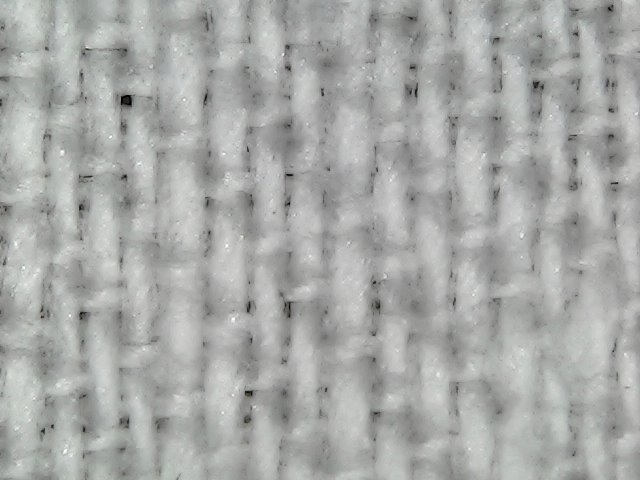
%> input picture INTERT/1.jpg, 640 x 480 px
$ octave Inter.m   (GNU Octave 9; MATLAB toolbox functions it lacks are replaced by stand-ins)
%> lines starting %> are read from the running program, lines starting %| are printed output that depends on the picture; in (x1, y1, x2, y2) boxes, pixels count from 0 and x2, y2 are one past the last pixel; in counts of white or black regions, pixels touching at a corner belong together; the program's own positions count from 1
close all;
I= imread('INTERT/1.jpg');
%> I is the input picture: size 480x640x3 uint8; mean R, G, B 168.3, 169.9, 167.8
imshow(I);
Igry = rgb2gray(I);

J = histeq(Igry);
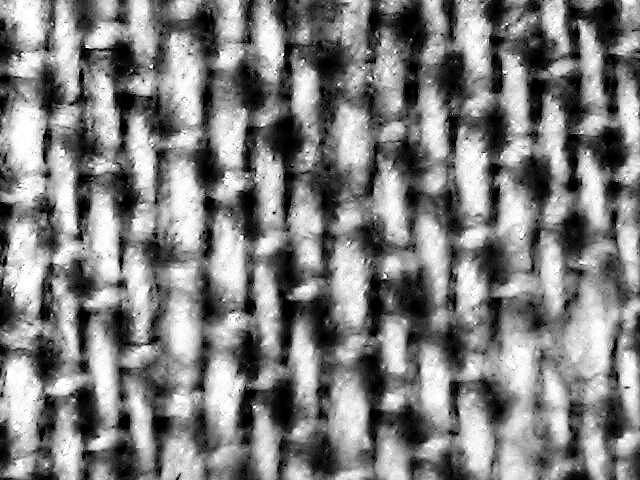
%> J: size 480x640 uint8; min 0, max 255, mean 127.4
figure, imshow(J);
BW = imbinarize(J);
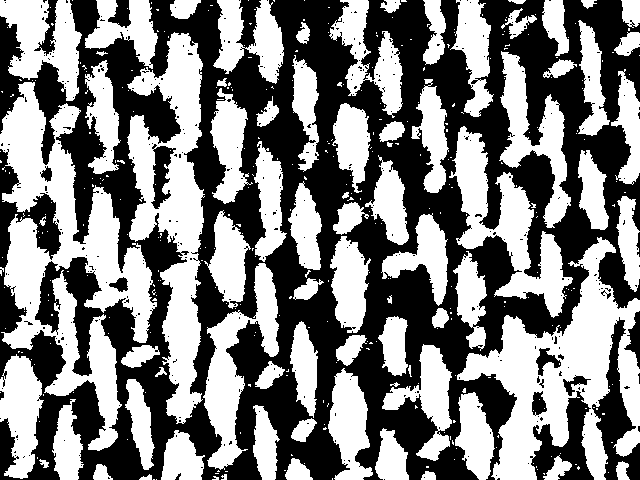
%> BW: size 480x640 logical; 49.9% white; 380 white regions (304 under 20 px), largest, box (x1, y1, x2, y2) and area: (0, 82, 157, 451) 21073, (457, 237, 640, 480) 17458, (127, 32, 205, 424) 14274
figure, imshow(BW);
BW = 1- BW;
SE = strel('line', 35, 90)

BW = imopen(BW,SE);
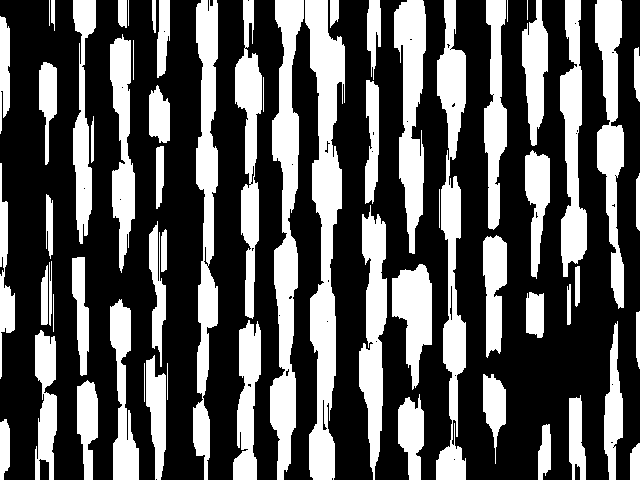
%> BW: size 480x640 double; values 0 (black) and 1 (white), 34.5% white; 63 white regions, largest, box (x1, y1, x2, y2) and area: (305, 0, 345, 480) 9964, (270, 0, 304, 480) 8307, (436, 0, 466, 480) 6987
figure, imshow(BW);
E= edge(BW,'canny',[],5);
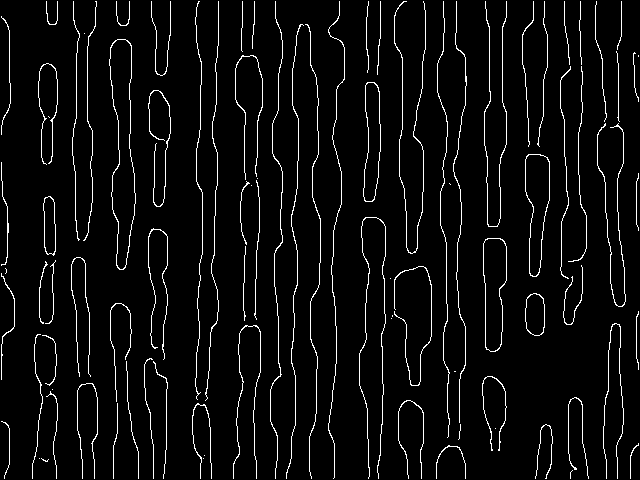
%> E: size 480x640 logical; 4.9% white in thin lines or dots
figure ,imshow(I); title("Lines");

[H,T,R] = hough(E);
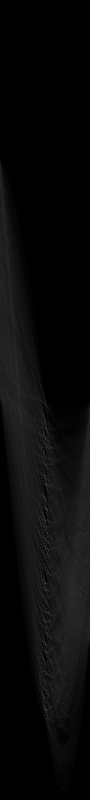
%> H: size 1599x180 double (shown at 1/2 size); min 0, max 159, mean 9.5
%> T = 180 values from -90 to 89; R = 1599 values from -799 to 799
peaks = houghpeaks(H,100,'Threshold',10);
%> peaks = 100 rows, first 12: [1290 92; 1018 92; 1109 90; 998 90; 957 92; 1421 93; 876 91; 1189 92; 1241 90; 895 92; 1065 93; 836 89]
lines = houghlines(E,T,R,peaks,'FillGap',15,'MinLength',1);
%> lines = 685 lines; longest, point1 to point2 (x, y): (525, 69) to (531, 155), (446, 238) to (448, 322), (275, 271) to (279, 342), (332, 268) to (337, 336), (254, 411) to (257, 479), (606, 199) to (611, 266)
for k = 1:length(lines)
    xy = [lines(k).point1; lines(k).point2];
    line(xy(:,1),xy(:,2),'LineWidth',3,'Color','r');
end
%> this loop made 685 passes
%> xy on passes 1 to 3: [484 381; 484 410], [486 284; 486 320], [488 157; 488 205]
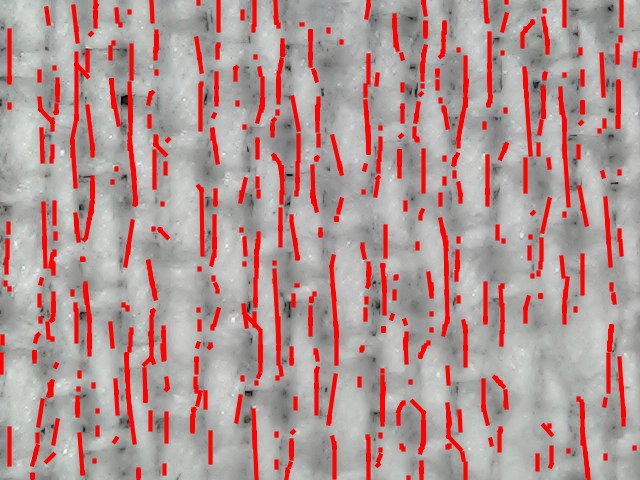
%> figure redrawn from the program's plot data; its title reads 'Lines'

$ run again, with INTERT/2.jpg copied over INTERT/1.jpg
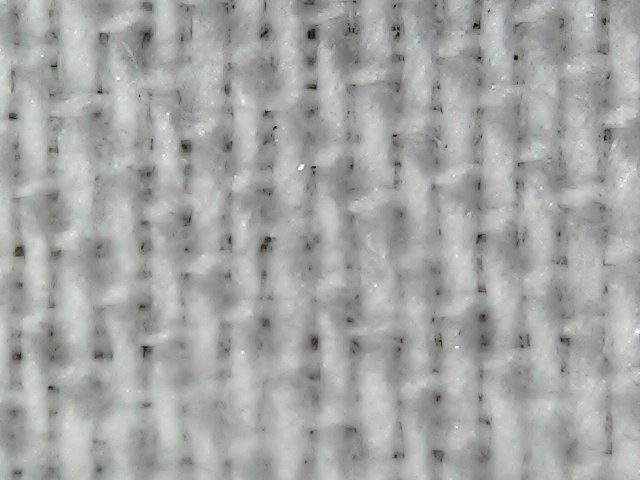
%> input picture INTERT/2.jpg, 640 x 480 px
%> I is the input picture: size 480x640x3 uint8; mean R, G, B 165.4, 166.7, 164.7
%> `BW = imbinarize(J);`:
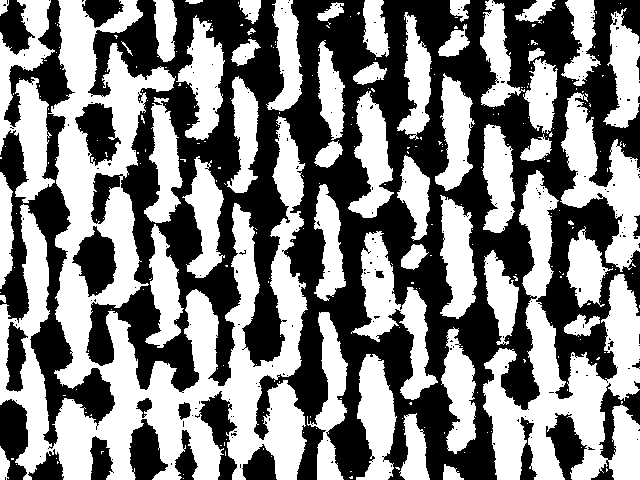
%> BW: size 480x640 logical; 50.5% white; 244 black regions (219 under 20 px), largest, box (x1, y1, x2, y2) and area: (86, 0, 640, 480) 121045, (0, 0, 115, 449) 12965, (72, 226, 117, 297) 1842
%> E: size 480x640 logical; 4.9% white in thin lines or dots
%> T = 180 values from -90 to 89; R = 1599 values from -799 to 799
%> peaks = 100 rows, first 12: [1117 91; 1327 91; 1411 92; 859 91; 1036 92; 1080 93; 821 91; 1370 91; 1073 90; 1161 91; 1284 91; 1231 92]
%> lines = 663 lines; longest, point1 to point2 (x, y): (485, 91) to (485, 179), (591, 100) to (600, 185), (297, 2) to (303, 85), (9, 321) to (10, 402), (252, 201) to (257, 277), (318, 60) to (321, 135)
%> the loop `for k = 1:length(lines)` made 663 passes
%> xy on passes 1 to 3: [318 2; 318 73], [318 154; 318 203], [318 228; 318 229]
%> after the loop `for k = 1:length(lines)`:
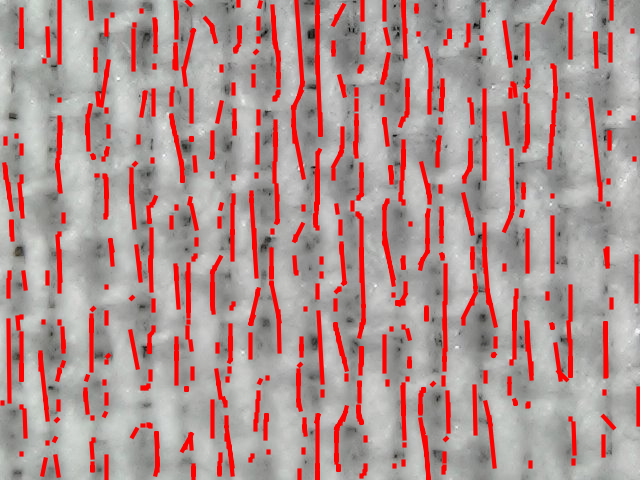
%> figure redrawn from the program's plot data; its title reads 'Lines'

$ run again, with INTERT/3.jpg copied over INTERT/1.jpg
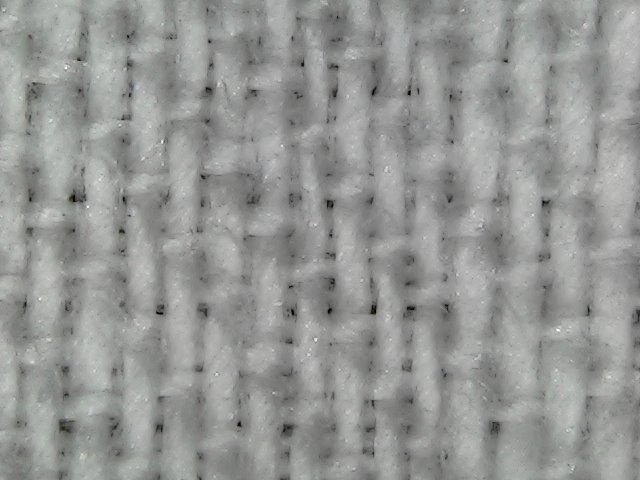
%> input picture INTERT/3.jpg, 640 x 480 px
%> I is the input picture: size 480x640x3 uint8; mean R, G, B 149.4, 150.7, 148.8
%> `BW = imbinarize(J);`:
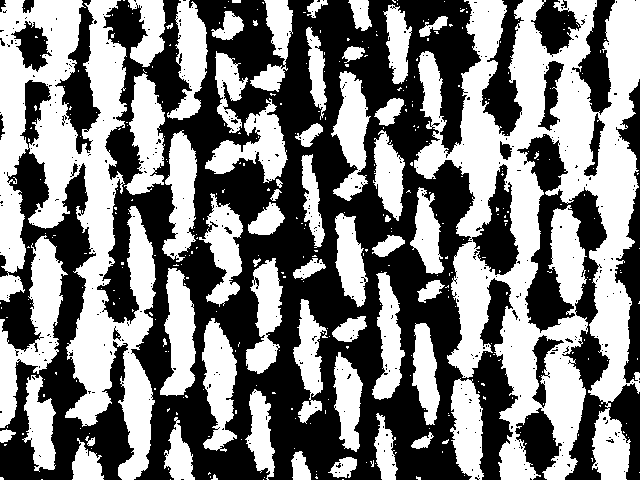
%> BW: size 480x640 logical; 49.3% white; 380 white regions (322 under 20 px), largest, box (x1, y1, x2, y2) and area: (414, 0, 640, 480) 52773, (0, 0, 156, 480) 31711, (0, 235, 68, 428) 4793
%> E: size 480x640 logical; 4.7% white in thin lines or dots
%> T = 180 values from -90 to 89; R = 1599 values from -799 to 799
%> peaks = 100 rows, first 12: [976 93; 840 93; 1042 92; 1264 93; 1017 93; 1003 89; 1121 91; 1165 91; 1393 93; 1220 92; 1341 92; 935 93]
%> lines = 722 lines; longest, point1 to point2 (x, y): (22, 180) to (23, 258), (315, 163) to (325, 240), (322, 26) to (326, 97), (387, 23) to (389, 94), (128, 201) to (129, 267), (55, 413) to (56, 479)
%> the loop `for k = 1:length(lines)` made 722 passes
%> xy on passes 1 to 3: [164 384; 164 390], [165 334; 165 347], [166 322; 166 327]
%> after the loop `for k = 1:length(lines)`:
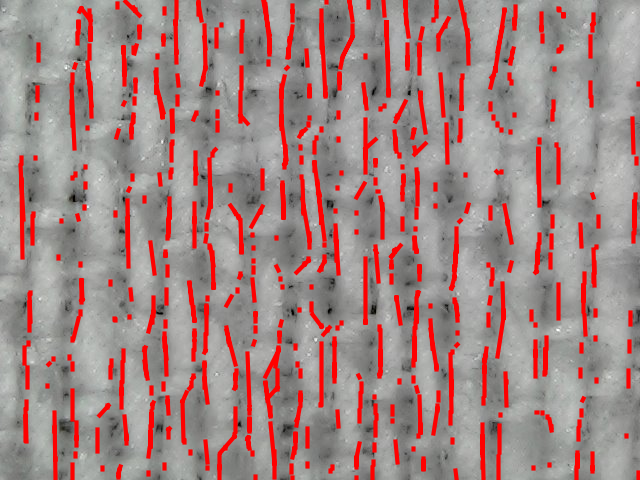
%> figure redrawn from the program's plot data; its title reads 'Lines'

$ run again, with INTERT/4.jpg copied over INTERT/1.jpg
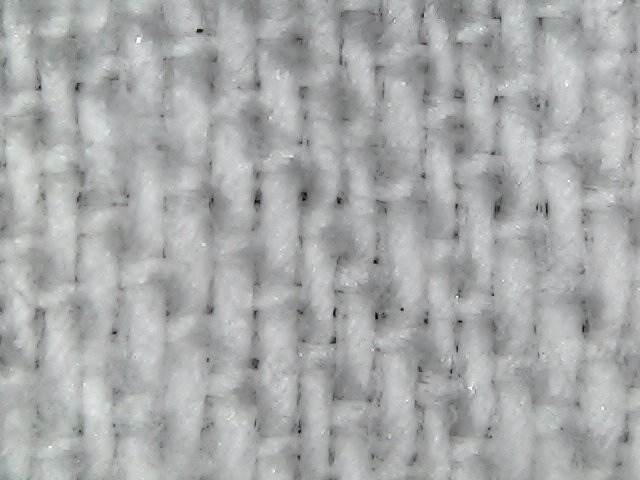
%> input picture INTERT/4.jpg, 640 x 480 px
%> I is the input picture: size 480x640x3 uint8; mean R, G, B 167.6, 170, 170.4
%> `BW = imbinarize(J);`:
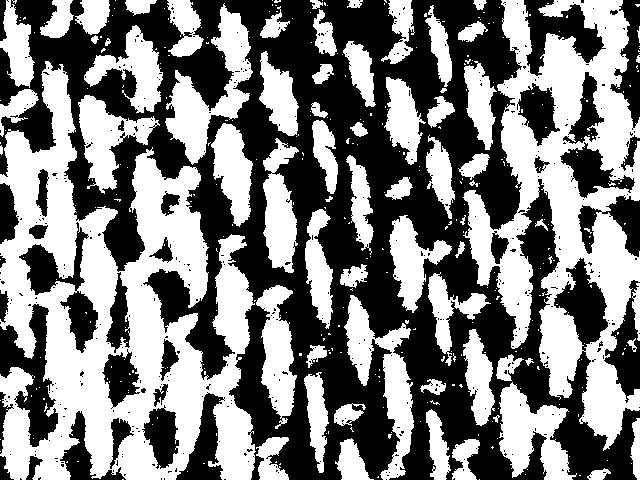
%> BW: size 480x640 logical; 49.4% white; 378 white regions (310 under 20 px), largest, box (x1, y1, x2, y2) and area: (0, 61, 256, 480) 50422, (463, 0, 640, 451) 34254, (165, 3, 253, 165) 4986
%> E: size 480x640 logical; 4.6% white in thin lines or dots
%> T = 180 values from -90 to 89; R = 1599 values from -799 to 799
%> peaks = 100 rows, first 12: [1212 91; 1061 91; 1439 92; 925 93; 1144 89; 1384 93; 844 91; 1345 94; 1328 91; 1251 91; 1282 90; 1130 92]
%> lines = 736 lines; longest, point1 to point2 (x, y): (45, 25) to (45, 101), (308, 405) to (316, 478), (262, 32) to (262, 101), (430, 295) to (440, 359), (566, 422) to (578, 359), (413, 181) to (421, 122)
%> the loop `for k = 1:length(lines)` made 736 passes
%> xy on passes 1 to 3: [413 2; 413 24], [413 43; 413 49], [413 96; 413 98]
%> after the loop `for k = 1:length(lines)`:
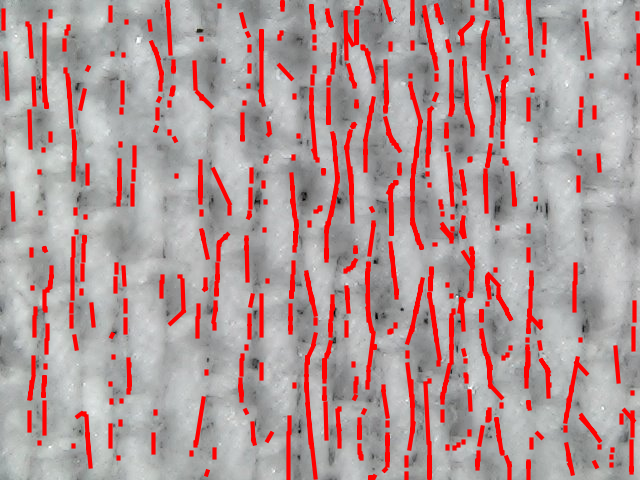
%> figure redrawn from the program's plot data; its title reads 'Lines'
